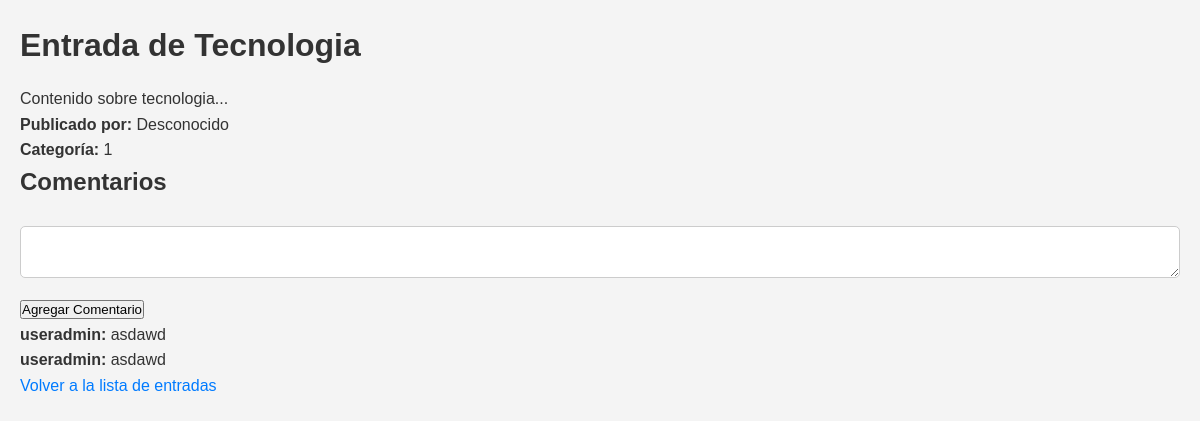
Page /views/post_detail.php?id=1 (signed in) on the committed database.
### tables this page shows
CREATE TABLE `posts` (
  `id` int(11) NOT NULL,
  `title` varchar(255) NOT NULL,
  `content` text NOT NULL,
  `user_id` int(11) NOT NULL,
  `category_id` int(11) NOT NULL,
  `created_at` timestamp NOT NULL DEFAULT current_timestamp(),
  `author` varchar(255) NOT NULL DEFAULT 'Desconocido'
);

### models/Post.php (called while the page is built, shortened)
<?php
class Post {
    private $pdo;
    public function __construct($pdo) {
        $this->pdo = $pdo;
    }
    public function getPostById($id) {
        $stmt = $this->pdo->prepare("SELECT * FROM posts WHERE id = ?");
        $stmt->execute([$id]);
        return $stmt->fetch(PDO::FETCH_ASSOC);
    }
}
?>

### models/Comment.php (called while the page is built, shortened)
<?php
class Comment {
    private $pdo;
    public function __construct($pdo) {
        $this->pdo = $pdo;
    }
    public function getCommentsByPostId($postId) {
        $stmt = $this->pdo->prepare("SELECT comments.content, users.username FROM comments JOIN users ON comments.user_id = users.id WHERE comments.post_id = ?");
        $stmt->execute([$postId]);
        return $stmt->fetchAll(PDO::FETCH_ASSOC);
    }
}
?>

### views/post_detail.php (the view, shortened to what this page needs)
<?php
require '../config/config.php';
require '../models/Post.php';
require '../models/Comment.php';
$postModel = new Post($pdo);
$commentModel = new Comment($pdo);
$postId = (int)$_GET['id'];
$post = $postModel->getPostById($postId);
$comments = $commentModel->getCommentsByPostId($postId);
?>
<!DOCTYPE html>
<html lang="es">
<head>
    <link rel="stylesheet" href="../css/styles.css">
</head>
<body>
    <h1><?php echo htmlspecialchars($post['title']); ?></h1>
    <p><?php echo nl2br(htmlspecialchars($post['content'])); ?></p>
    <p><strong>Publicado por:</strong> <?php echo htmlspecialchars($post['author']); ?></p>
    <p><strong>Categoría:</strong> <?php echo htmlspecialchars($post['category_id']); ?></p>
    <h2>Comentarios</h2>
    <form action="post_detail.php?id=<?php echo $postId; ?>" method="post">
        <textarea name="comment" required></textarea>
        <button type="submit">Agregar Comentario</button>
    </form>
    <ul>
        <?php foreach ($comments as $comment): ?>
            <li>
                <strong><?php echo htmlspecialchars($comment['username']); ?>:</strong>
                <?php echo nl2br(htmlspecialchars($comment['content'])); ?>
            </li>
        <?php endforeach; ?>
    </ul>
    <a href="dashboard.php">Volver a la lista de entradas</a>
</body>
</html>

### css/styles.css (style rules this page uses)
* { margin: 0; padding: 0; box-sizing: border-box; }
body { font-family: Arial, sans-serif; line-height: 1.6; background-color: #f4f4f4; color: #333; padding: 20px; }
h1, h2, h3 { color: #333; margin-bottom: 15px; }
a { color: #007bff; text-decoration: none; }
input[type="text"], input[type="password"], input[type="email"], textarea, select { width: 100%; padding: 10px; margin: 10px 0; border: 1px solid #ccc; border-radius: 5px; }
ul { list-style-type: none; padding: 0; margin: 0; }

### rows in the picture
posts: title "Entrada de Tecnologia", content "Contenido sobre tecnologia...", author "Desconocido", category "1"

### other values in the picture
$comment['username'] "useradmin"
$comment['content'] "asdawd"
